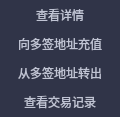
<?xml version="1.0" encoding="UTF-8"?>
<ui version="4.0">
 <class>ChooseMultiSigOperationDialog</class>
 <widget class="QDialog" name="ChooseMultiSigOperationDialog">
  <property name="geometry">
   <rect>
    <x>0</x>
    <y>0</y>
    <width>120</width>
    <height>117</height>
   </rect>
  </property>
  <property name="font">
   <font>
    <family>Microsoft YaHei UI Light</family>
   </font>
  </property>
  <property name="windowTitle">
   <string>Dialog</string>
  </property>
  <widget class="QPushButton" name="sendOutBtn">
   <property name="geometry">
    <rect>
     <x>0</x>
     <y>58</y>
     <width>120</width>
     <height>30</height>
    </rect>
   </property>
   <property name="font">
    <font>
     <family>Microsoft YaHei UI Light</family>
    </font>
   </property>
   <property name="cursor">
    <cursorShape>PointingHandCursor</cursorShape>
   </property>
   <property name="styleSheet">
    <string notr="true">QPushButton{background-color:rgb(48,52,72);color:rgb(192,196,212);border:0px solid rgb(239,239,239);}
QPushButton:hover{background-color:rgb(44,48,67);color:white;}</string>
   </property>
   <property name="text">
    <string>从多签地址转出</string>
   </property>
  </widget>
  <widget class="QPushButton" name="transactionBtn">
   <property name="geometry">
    <rect>
     <x>0</x>
     <y>87</y>
     <width>120</width>
     <height>30</height>
    </rect>
   </property>
   <property name="font">
    <font>
     <family>Microsoft YaHei UI Light</family>
    </font>
   </property>
   <property name="cursor">
    <cursorShape>PointingHandCursor</cursorShape>
   </property>
   <property name="styleSheet">
    <string notr="true">QPushButton{background-color:rgb(48,52,72);color:rgb(192,196,212);border:0px solid rgb(239,239,239);}
QPushButton:hover{background-color:rgb(44,48,67);color:white;}</string>
   </property>
   <property name="text">
    <string>查看交易记录</string>
   </property>
  </widget>
  <widget class="QPushButton" name="depositBtn">
   <property name="geometry">
    <rect>
     <x>0</x>
     <y>29</y>
     <width>120</width>
     <height>30</height>
    </rect>
   </property>
   <property name="font">
    <font>
     <family>Microsoft YaHei UI Light</family>
    </font>
   </property>
   <property name="cursor">
    <cursorShape>PointingHandCursor</cursorShape>
   </property>
   <property name="styleSheet">
    <string notr="true">QPushButton{background-color:rgb(48,52,72);color:rgb(192,196,212);border:0px solid rgb(239,239,239);}
QPushButton:hover{background-color:rgb(44,48,67);color:white;}</string>
   </property>
   <property name="text">
    <string>向多签地址充值</string>
   </property>
  </widget>
  <widget class="QPushButton" name="detailBtn">
   <property name="geometry">
    <rect>
     <x>0</x>
     <y>0</y>
     <width>120</width>
     <height>30</height>
    </rect>
   </property>
   <property name="font">
    <font>
     <family>Microsoft YaHei UI Light</family>
    </font>
   </property>
   <property name="cursor">
    <cursorShape>PointingHandCursor</cursorShape>
   </property>
   <property name="styleSheet">
    <string notr="true">QPushButton{background-color:rgb(48,52,72);color:rgb(192,196,212);border:0px solid rgb(239,239,239);}
QPushButton:hover{background-color:rgb(44,48,67);color:white;}</string>
   </property>
   <property name="text">
    <string>查看详情</string>
   </property>
  </widget>
 </widget>
 <resources/>
 <connections/>
</ui>
